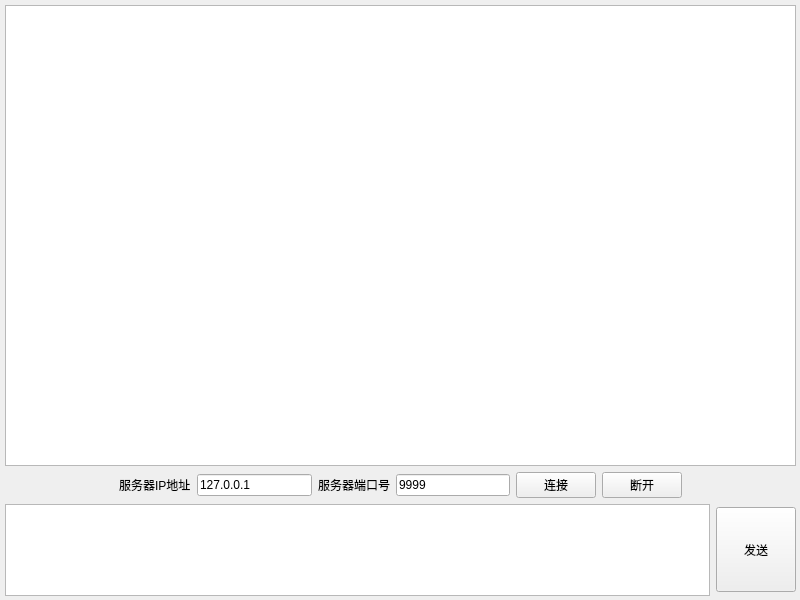
<?xml version="1.0" encoding="UTF-8"?>
<ui version="4.0">
 <class>Widget</class>
 <widget class="QWidget" name="Widget">
  <property name="geometry">
   <rect>
    <x>0</x>
    <y>0</y>
    <width>800</width>
    <height>600</height>
   </rect>
  </property>
  <property name="windowTitle">
   <string>朱泽文的网络调试助手-客户端</string>
  </property>
  <property name="windowIcon">
   <iconset resource="icon.qrc">
    <normaloff>:/3.png</normaloff>:/3.png</iconset>
  </property>
  <widget class="QWidget" name="layoutWidget">
   <property name="geometry">
    <rect>
     <x>0</x>
     <y>0</y>
     <width>801</width>
     <height>601</height>
    </rect>
   </property>
   <layout class="QVBoxLayout" name="verticalLayout" stretch="5,1,1">
    <property name="leftMargin">
     <number>5</number>
    </property>
    <property name="topMargin">
     <number>5</number>
    </property>
    <property name="rightMargin">
     <number>5</number>
    </property>
    <property name="bottomMargin">
     <number>5</number>
    </property>
    <item>
     <widget class="QTextEdit" name="textEdit_Receive"/>
    </item>
    <item>
     <layout class="QHBoxLayout" name="horizontalLayout_2">
      <item>
       <spacer name="horizontalSpacer">
        <property name="orientation">
         <enum>Qt::Horizontal</enum>
        </property>
        <property name="sizeHint" stdset="0">
         <size>
          <width>40</width>
          <height>20</height>
         </size>
        </property>
       </spacer>
      </item>
      <item>
       <widget class="QLabel" name="label">
        <property name="text">
         <string>服务器IP地址</string>
        </property>
       </widget>
      </item>
      <item>
       <widget class="QLineEdit" name="lineEdit_ipaddr">
        <property name="text">
         <string>127.0.0.1</string>
        </property>
       </widget>
      </item>
      <item>
       <widget class="QLabel" name="label_2">
        <property name="text">
         <string>服务器端口号</string>
        </property>
       </widget>
      </item>
      <item>
       <widget class="QLineEdit" name="lineEdit_port">
        <property name="text">
         <string>9999</string>
        </property>
       </widget>
      </item>
      <item>
       <widget class="QPushButton" name="pushButton_connect">
        <property name="text">
         <string>连接</string>
        </property>
       </widget>
      </item>
      <item>
       <widget class="QPushButton" name="pushButton_disconnect">
        <property name="text">
         <string>断开</string>
        </property>
       </widget>
      </item>
      <item>
       <spacer name="horizontalSpacer_2">
        <property name="orientation">
         <enum>Qt::Horizontal</enum>
        </property>
        <property name="sizeHint" stdset="0">
         <size>
          <width>40</width>
          <height>20</height>
         </size>
        </property>
       </spacer>
      </item>
     </layout>
    </item>
    <item>
     <layout class="QHBoxLayout" name="horizontalLayout">
      <item>
       <widget class="QTextEdit" name="textEdit_Send"/>
      </item>
      <item>
       <widget class="QPushButton" name="pushButton_send">
        <property name="minimumSize">
         <size>
          <width>0</width>
          <height>85</height>
         </size>
        </property>
        <property name="text">
         <string>发送</string>
        </property>
       </widget>
      </item>
     </layout>
    </item>
   </layout>
  </widget>
 </widget>
 <resources>
  <include location="icon.qrc"/>
 </resources>
 <connections/>
</ui>
